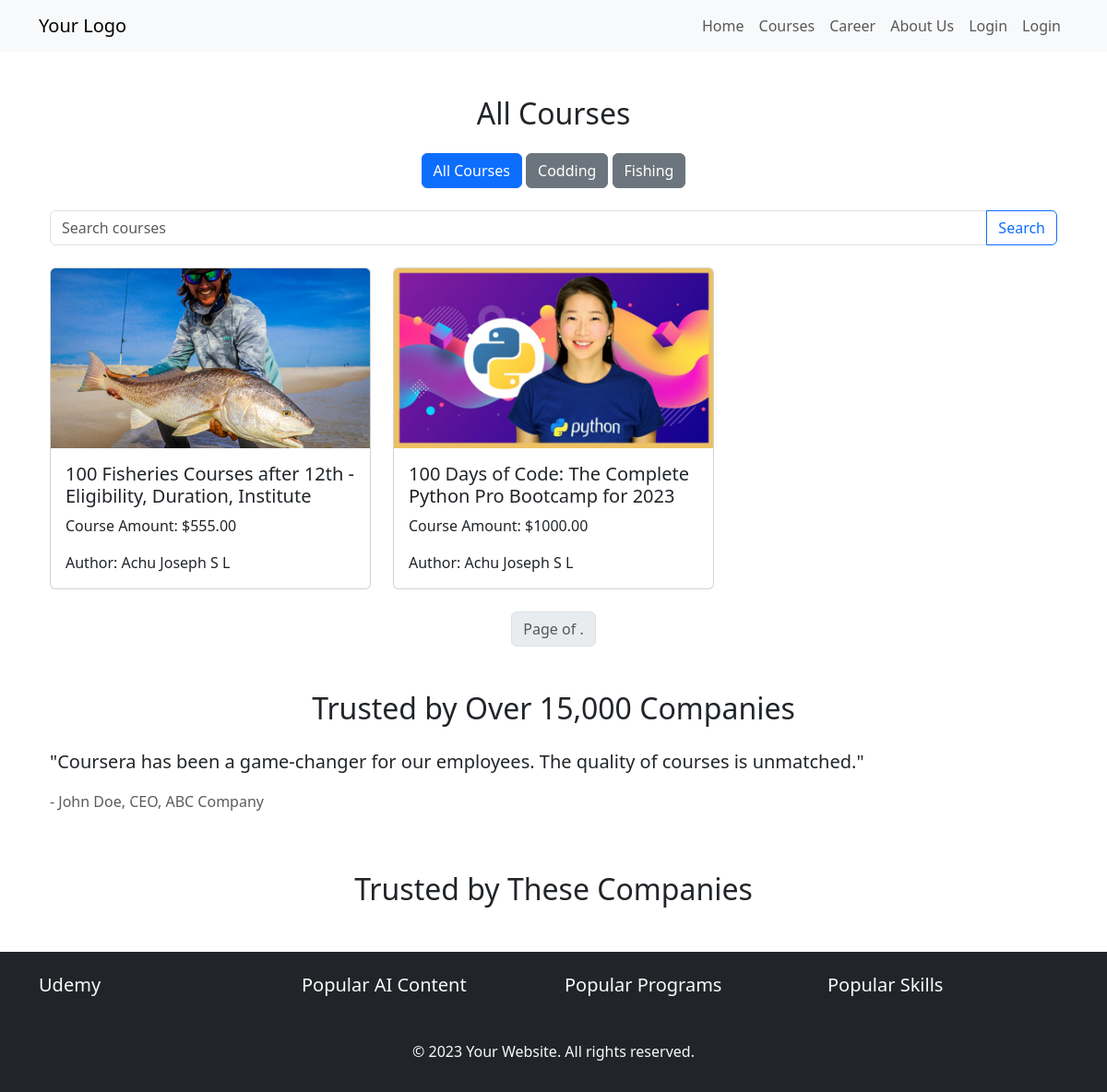
Page /courses/search/ on the committed database.
### Course/models.py (models this page shows, shortened)
class Category(models.Model):
    title = models.CharField(max_length=255)

class Course(models.Model):
    title = models.CharField(max_length=255)
    first_description = models.TextField()
    second_description = models.TextField()
    thumbnail = models.ImageField(upload_to='course_thumbnails/', blank=True, null=True)
    rating = models.DecimalField(max_digits=3, decimal_places=2)
    students_enrolled = models.PositiveIntegerField()
    category =models.ForeignKey(Category, on_delete=models.CASCADE, null=True)
    price = models.DecimalField(max_digits=10, decimal_places=2, default=0)
    author=models.ForeignKey(Author, on_delete=models.CASCADE, null=True)
    total_modules = models.PositiveIntegerField( default=0)

class Author(models.Model):
    name = models.CharField(max_length=255)
    image = models.ImageField(upload_to='author_images/', blank=True, null=True)
    bio = models.TextField()

### Course/views.py (the view)
# urls.py: path('courses/search/', search_courses, name='search_courses'),
def search_courses(request):
    query = request.GET.get('q', '')
    courses = Course.objects.filter(title__icontains=query).order_by('-id')
    context = {
        'courses': courses,
        'categories': Category.objects.all(),
        'query': query,
    }
    return render(request, 'course_list.html', context)

### Course/templates/course_list.html (shortened to what this page needs)
{% extends 'base.html' %}
{% block content %}
  <div class="container mt-5">
    <h2 class="text-center mb-4">All Courses</h2>
    <div class="text-center mb-4">
      <a href="{% url 'course:course_list' %}" class="btn btn-primary">All Courses</a>
      {% for category in categories %}
        <a href="{% url 'course:filter_courses' category.id %}" class="btn btn-secondary">{{ category.title }}</a>
      {% endfor %}
    </div>
    <form action="{% url 'course:search_courses' %}" method="get" class="mb-4">
      <div class="input-group">
        <input type="text" name="q" class="form-control" placeholder="Search courses">
        <button type="submit" class="btn btn-outline-primary">Search</button>
      </div>
    </form>
    <div class="row row-cols-1 row-cols-md-3 g-4">
      {% for course in courses %}
        <div class="col">
          <a href="{% url 'course:course_details' course_id=course.id %}" class="text-decoration-none text-dark">
            <div class="card h-100">
              <img src="{{ course.thumbnail.url }}" alt="{{ course.title }} Thumbnail" class="card-img-top">
              <div class="card-body">
                <h5 class="card-title">{{ course.title }}</h5>
                <p class="card-text">Course Amount: ${{ course.price }}</p>
                <p class="card-text">Author: {{ course.author.name }}</p>
              </div>
            </div>
          </a>
        </div>
      {% endfor %}
    </div>
    <div class="mt-4">
      <ul class="pagination justify-content-center">
        <li class="page-item disabled">
          <span class="page-link">
            Page {{ courses.number }} of {{ courses.paginator.num_pages }}.
          </span>
        </li>
      </ul>
    </div>
  </div>
  <div class="container mt-5">
    <h2 class="text-center mb-4">Trusted by Over 15,000 Companies</h2>
    <div id="testimonialCarousel" class="carousel slide" data-bs-ride="carousel">
      <div class="carousel-inner">
        <div class="carousel-item active">
          <p class="lead">"Coursera has been a game-changer for our employees. The quality of courses is unmatched."</p>
          <p class="text-muted">- John Doe, CEO, ABC Company</p>
        </div>
      </div>
      <button class="carousel-control-prev" type="button" data-bs-target="#testimonialCarousel" data-bs-slide="prev">
        <span class="carousel-control-prev-icon" aria-hidden="true"></span>
      </button>
      <button class="carousel-control-next" type="button" data-bs-target="#testimonialCarousel" data-bs-slide="next">
        <span class="carousel-control-next-icon" aria-hidden="true"></span>
      </button>
    </div>
  </div>
  <div class="container mt-5">
    <h2 class="text-center mb-4">Trusted by These Companies</h2>
  </div>
{% endblock %}

### rows in the picture
Category: title "Codding"
Category: title "Fishing"
Course: thumbnail (picture), title "100 Fisheries Courses after 12th - Eligibility, Duration, Institute", price "555.00", author.name "Achu Joseph S L"
Course: thumbnail (picture), title "100 Days of Code: The Complete Python Pro Bootcamp for 2023", price "1000.00", author.name "Achu Joseph S L"
